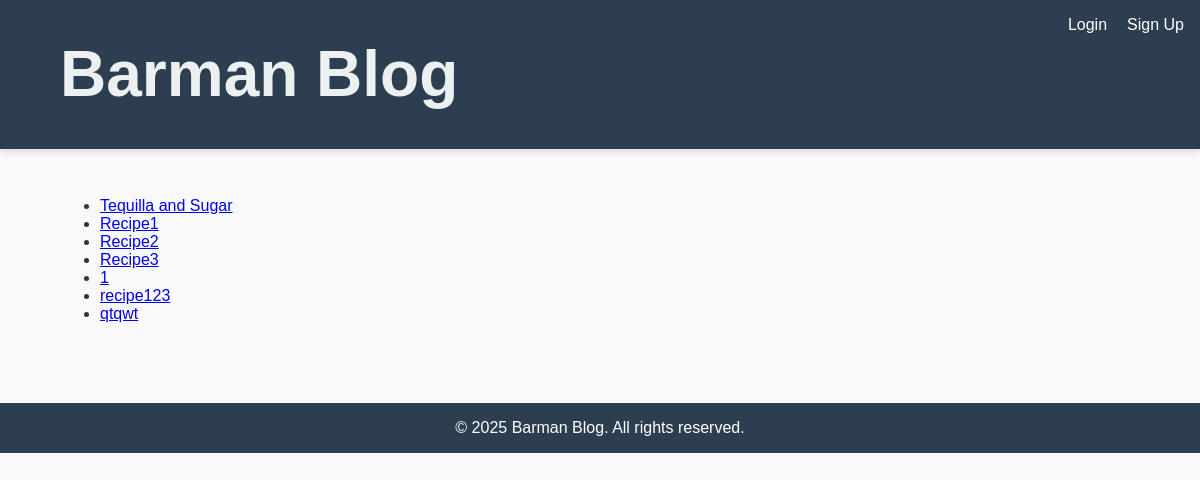
The app's page /recipes/ with its own data.
### recipes/models.py (models this page shows, shortened)
class Recipe(models.Model):
    title = models.CharField(max_length=255)
    instructions = models.TextField()
    author = models.ForeignKey(User, on_delete=models.CASCADE, related_name='recipes')
    ingredients = models.ManyToManyField(Ingredient, through='RecipeIngredient')
    created_at = models.DateTimeField(auto_now_add=True)
    updated_at = models.DateTimeField(auto_now=True)

### recipes/views.py (the view)
# urls.py: path('recipes/', views.recipe_list, name='recipe_list'),
def recipe_list(request):
    recipes = Recipe.objects.all()
    return render(request, 'recipes/recipe_list.html', {'recipes': recipes})

### templates/recipes/recipe_list.html (shortened to what this page needs)
{% extends 'base.html' %}
{% block content %}
<ul>
    {% for recipe in recipes %}
        <li><a href="{{ recipe.id }}/">{{ recipe.title }}</a></li>
    {% endfor %}
</ul>
{% endblock %}

### static/css/styles.css (style rules this page uses)
body { font-family: 'Arial', sans-serif; margin: 0; padding: 0; background-color: #f9f9f9; color: #333; }

### records on screen
Recipe: title "Tequilla and Sugar"
Recipe: title "Recipe1"
Recipe: title "Recipe2"
Recipe: title "Recipe3"
Recipe: title "1"
Recipe: title "recipe123"
Recipe: title "qtqwt"
